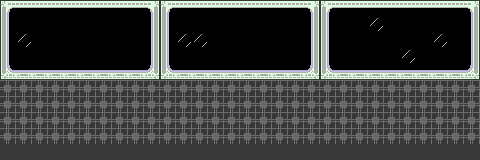

A 2D game scene composited from a Tiled map and its tileset images. What follows is a short description and the map's XML, with every tile layer's data as written:
An orthogonal 30x10 tile map with 16x16 px tiles, 1 tile layer (BG), 1 hidden layer not drawn, 3 tilesets and 2 objects.

<map version="1.10" tiledversion="1.11.0" orientation="orthogonal" renderorder="right-down" width="30" height="10" tilewidth="16" tileheight="16" infinite="0" nextlayerid="4" nextobjectid="3">
 <properties>
  <property name="unity:SortingLayer" value="Background" />
 </properties>
 <tileset firstgid="1" source="../../Placeholder/tileset/Debug.tsx" />
 <tileset firstgid="11" source="../../Tilesets/Outdoor/SpaceElevatorIndustrial.tsx" />
 <tileset firstgid="123" source="../../Tilesets/Indoor/SpaceElevatorWindow.tsx" />
 <layer id="1" name="Graybox" width="30" height="10" visible="0">
  <properties>
   <property name="unity:SortingLayer" value="Background" />
  </properties>
  <data encoding="csv">
0,0,0,0,0,0,0,0,0,0,0,0,0,0,0,0,0,0,0,0,0,0,0,0,0,0,0,0,0,0,
0,0,0,0,0,0,0,0,0,0,0,0,0,0,0,0,0,0,0,0,0,0,0,0,0,0,0,0,0,0,
0,0,0,0,0,0,0,0,0,0,0,0,0,0,0,0,0,0,0,0,0,0,0,0,0,0,0,0,0,0,
5,5,5,5,5,5,5,5,5,5,5,5,5,5,5,5,5,5,5,5,5,5,5,5,5,5,5,5,5,5,
5,5,5,5,5,5,5,5,5,5,5,5,5,5,5,5,5,5,5,5,5,5,5,5,5,5,5,5,5,5,
3,3,3,3,3,3,3,3,3,3,3,3,3,3,3,3,3,3,3,3,3,3,3,3,3,3,3,3,3,3,
3,3,3,3,3,3,3,3,3,3,3,3,3,3,3,3,3,3,3,3,3,3,3,3,3,3,3,3,3,3,
3,3,3,3,3,3,3,3,3,3,3,3,3,3,3,3,3,3,3,3,3,3,3,3,3,3,3,3,3,3,
3,3,3,3,3,3,3,3,3,3,3,3,3,3,3,3,3,3,3,3,3,3,3,3,3,3,3,3,3,3,
5,5,5,5,5,5,5,5,5,5,5,5,5,5,5,5,5,5,5,5,5,5,5,5,5,5,5,5,5,5
</data>
 </layer>
 <layer id="3" name="BG" width="30" height="10">
  <properties>
   <property name="unity:SortingLayer" value="Background" />
  </properties>
  <data encoding="csv">
126,127,127,127,127,127,127,127,127,128,126,127,127,127,127,127,127,127,127,128,126,127,127,127,127,127,127,127,127,128,
132,130,130,130,130,130,130,130,130,134,132,130,130,130,130,130,130,130,130,134,132,130,130,133,130,130,130,130,130,134,
132,133,130,130,130,130,130,130,130,134,132,133,133,130,130,130,130,130,130,134,132,130,130,130,130,130,130,133,130,134,
132,130,130,130,130,130,130,130,130,134,132,130,130,130,130,130,130,130,130,134,132,130,130,130,130,133,130,130,130,134,
138,139,139,139,139,139,139,139,139,140,138,139,139,139,139,139,139,139,139,140,138,139,139,139,139,139,139,139,139,140,
28,28,28,28,28,28,28,28,28,28,28,28,28,28,28,28,28,28,28,28,28,28,28,28,28,28,28,28,28,28,
28,28,28,28,28,28,28,28,28,28,28,28,28,28,28,28,28,28,28,28,28,28,28,28,28,28,28,28,28,28,
28,28,28,28,28,28,28,28,28,28,28,28,28,28,28,28,28,28,28,28,28,28,28,28,28,28,28,28,28,28,
28,28,28,28,28,28,28,28,28,28,28,28,28,28,28,28,28,28,28,28,28,28,28,28,28,28,28,28,28,28,
41,41,41,41,41,41,41,41,41,41,41,41,41,41,41,41,41,41,41,41,41,41,41,41,41,41,41,41,41,41
</data>
 </layer>
 <objectgroup id="2" name="Collision">
  <object id="1" x="0" y="64" width="480" height="16" />
  <object id="2" x="0" y="144" width="480" height="16" />
 </objectgroup>
</map>
